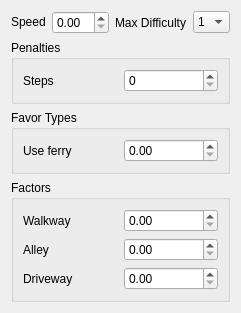
               <widget class="QWidget" name="tab_4">
                <attribute name="title">
                 <string>pedestrian</string>
                </attribute>
                <layout class="QGridLayout" name="gridLayout_13">
                 <item row="0" column="0">
                  <widget class="QLabel" name="label_30">
                   <property name="sizePolicy">
                    <sizepolicy hsizetype="Preferred" vsizetype="Fixed">
                     <horstretch>0</horstretch>
                     <verstretch>0</verstretch>
                    </sizepolicy>
                   </property>
                   <property name="text">
                    <string>Speed</string>
                   </property>
                  </widget>
                 </item>
                 <item row="0" column="2">
                  <widget class="QLabel" name="label_22">
                   <property name="toolTip">
                    <string>&lt;html&gt;&lt;head/&gt;&lt;body&gt;&lt;p&gt;&lt;span style=&quot; font-family:'-apple-system,BlinkMacSystemFont,Segoe UI,Helvetica,Arial,sans-serif,Apple Color Emoji,Segoe UI Emoji'; font-size:16px; color:#24292e; background-color:#ffffff;&quot;&gt;This value indicates the maximum difficulty of hiking trails that is allowed. Values between 0 and 6 are allowed. The values correspond to &lt;/span&gt;&lt;span style=&quot; font-family:'-apple-system,BlinkMacSystemFont,Segoe UI,Helvetica,Arial,sans-serif,Apple Color Emoji,Segoe UI Emoji'; font-size:16px; font-style:italic; color:#24292e; background-color:#ffffff;&quot;&gt;sac_scale&lt;/span&gt;&lt;span style=&quot; font-family:'-apple-system,BlinkMacSystemFont,Segoe UI,Helvetica,Arial,sans-serif,Apple Color Emoji,Segoe UI Emoji'; font-size:16px; color:#24292e; background-color:#ffffff;&quot;&gt; values within OpenStreetMap, see reference &lt;/span&gt;&lt;a href=&quot;https://wiki.openstreetmap.org/wiki/Key:sac_scale&quot;&gt;&lt;span style=&quot; font-family:'-apple-system,BlinkMacSystemFont,Segoe UI,Helvetica,Arial,sans-serif,Apple Color Emoji,Segoe UI Emoji'; font-size:16px; color:#0366d6; background-color:#ffffff;&quot;&gt;here&lt;/span&gt;&lt;/a&gt;&lt;span style=&quot; font-family:'-apple-system,BlinkMacSystemFont,Segoe UI,Helvetica,Arial,sans-serif,Apple Color Emoji,Segoe UI Emoji'; font-size:16px; color:#24292e; background-color:#ffffff;&quot;&gt;. The default value is 1 which means that well cleared trails that are mostly flat or slightly sloped are allowed. Higher difficulty trails can be allowed by specifying a higher value for max_hiking_difficulty.&lt;/span&gt;</string>
                   </property>
                   <property name="text">
                    <string>Max Difficulty</string>
                   </property>
                  </widget>
                 </item>
                 <item row="0" column="3">
                  <widget class="QComboBox" name="pedestrian_max_hiking_difficulty">
                   <property name="currentText">
                    <string>1</string>
                   </property>
                   <item>
                    <property name="text">
                     <string>1</string>
                    </property>
                   </item>
                   <item>
                    <property name="text">
                     <string>2</string>
                    </property>
                   </item>
                   <item>
                    <property name="text">
                     <string>3</string>
                    </property>
                   </item>
                   <item>
                    <property name="text">
                     <string>4</string>
                    </property>
                   </item>
                   <item>
                    <property name="text">
                     <string>5</string>
                    </property>
                   </item>
                   <item>
                    <property name="text">
                     <string>6</string>
                    </property>
                   </item>
                  </widget>
                 </item>
                 <item row="0" column="1">
                  <widget class="QDoubleSpinBox" name="pedestrian_walking_speed"/>
                 </item>
                 <item row="3" column="0" colspan="4">
                  <widget class="QgsCollapsibleGroupBox" name="mGroupBox_10">
                   <property name="sizePolicy">
                    <sizepolicy hsizetype="Preferred" vsizetype="Fixed">
                     <horstretch>0</horstretch>
                     <verstretch>0</verstretch>
                    </sizepolicy>
                   </property>
                   <property name="title">
                    <string>Factors</string>
                   </property>
                   <property name="collapsed">
                    <bool>false</bool>
                   </property>
                   <property name="scrollOnExpand">
                    <bool>false</bool>
                   </property>
                   <property name="saveCollapsedState">
                    <bool>false</bool>
                   </property>
                   <layout class="QGridLayout" name="gridLayout_11">
                    <item row="0" column="0">
                     <widget class="QLabel" name="label_34">
                      <property name="text">
                       <string>Walkway</string>
                      </property>
                     </widget>
                    </item>
                    <item row="0" column="1">
                     <widget class="QDoubleSpinBox" name="pedestrian_walkway_factor">
                      <property name="maximum">
                       <double>10000.000000000000000</double>
                      </property>
                      <property name="singleStep">
                       <double>0.100000000000000</double>
                      </property>
                      <property name="value">
                       <double>0.000000000000000</double>
                      </property>
                     </widget>
                    </item>
                    <item row="1" column="0">
                     <widget class="QLabel" name="label_32">
                      <property name="text">
                       <string>Alley</string>
                      </property>
                     </widget>
                    </item>
                    <item row="1" column="1">
                     <widget class="QDoubleSpinBox" name="pedestrian_alley_factor">
                      <property name="maximum">
                       <double>10000.000000000000000</double>
                      </property>
                      <property name="singleStep">
                       <double>0.100000000000000</double>
                      </property>
                      <property name="value">
                       <double>0.000000000000000</double>
                      </property>
                     </widget>
                    </item>
                    <item row="2" column="0">
                     <widget class="QLabel" name="label_4">
                      <property name="text">
                       <string>Driveway</string>
                      </property>
                     </widget>
                    </item>
                    <item row="2" column="1">
                     <widget class="QDoubleSpinBox" name="pedestrian_driveway_factor">
                      <property name="maximum">
                       <double>10000.000000000000000</double>
                      </property>
                      <property name="singleStep">
                       <double>0.100000000000000</double>
                      </property>
                      <property name="value">
                       <double>0.000000000000000</double>
                      </property>
                     </widget>
                    </item>
                   </layout>
                  </widget>
                 </item>
                 <item row="2" column="0" colspan="4">
                  <widget class="QgsCollapsibleGroupBox" name="mGroupBox_9">
                   <property name="sizePolicy">
                    <sizepolicy hsizetype="Preferred" vsizetype="Fixed">
                     <horstretch>0</horstretch>
                     <verstretch>0</verstretch>
                    </sizepolicy>
                   </property>
                   <property name="title">
                    <string>Favor Types</string>
                   </property>
                   <property name="collapsed">
                    <bool>false</bool>
                   </property>
                   <property name="scrollOnExpand">
                    <bool>false</bool>
                   </property>
                   <property name="saveCollapsedState">
                    <bool>false</bool>
                   </property>
                   <layout class="QGridLayout" name="gridLayout_12">
                    <item row="0" column="0">
                     <widget class="QLabel" name="label_33">
                      <property name="text">
                       <string>Use ferry</string>
                      </property>
                     </widget>
                    </item>
                    <item row="0" column="1">
                     <widget class="QDoubleSpinBox" name="pedestrian_use_ferry">
                      <property name="maximum">
                       <double>1.000000000000000</double>
                      </property>
                      <property name="singleStep">
                       <double>0.010000000000000</double>
                      </property>
                      <property name="value">
                       <double>0.000000000000000</double>
                      </property>
                     </widget>
                    </item>
                   </layout>
                  </widget>
                 </item>
                 <item row="1" column="0" colspan="4">
                  <widget class="QgsCollapsibleGroupBox" name="mGroupBox_8">
                   <property name="sizePolicy">
                    <sizepolicy hsizetype="Preferred" vsizetype="Fixed">
                     <horstretch>0</horstretch>
                     <verstretch>0</verstretch>
                    </sizepolicy>
                   </property>
                   <property name="title">
                    <string>Penalties</string>
                   </property>
                   <property name="collapsed">
                    <bool>false</bool>
                   </property>
                   <property name="scrollOnExpand">
                    <bool>false</bool>
                   </property>
                   <property name="saveCollapsedState">
                    <bool>false</bool>
                   </property>
                   <layout class="QGridLayout" name="gridLayout_9">
                    <item row="0" column="0">
                     <widget class="QLabel" name="label_31">
                      <property name="text">
                       <string>Steps</string>
                      </property>
                     </widget>
                    </item>
                    <item row="0" column="1">
                     <widget class="QSpinBox" name="pedestrian_step_penalty">
                      <property name="maximum">
                       <number>1000</number>
                      </property>
                      <property name="value">
                       <number>0</number>
                      </property>
                     </widget>
                    </item>
                   </layout>
                  </widget>
                 </item>
                </layout>
               </widget>
